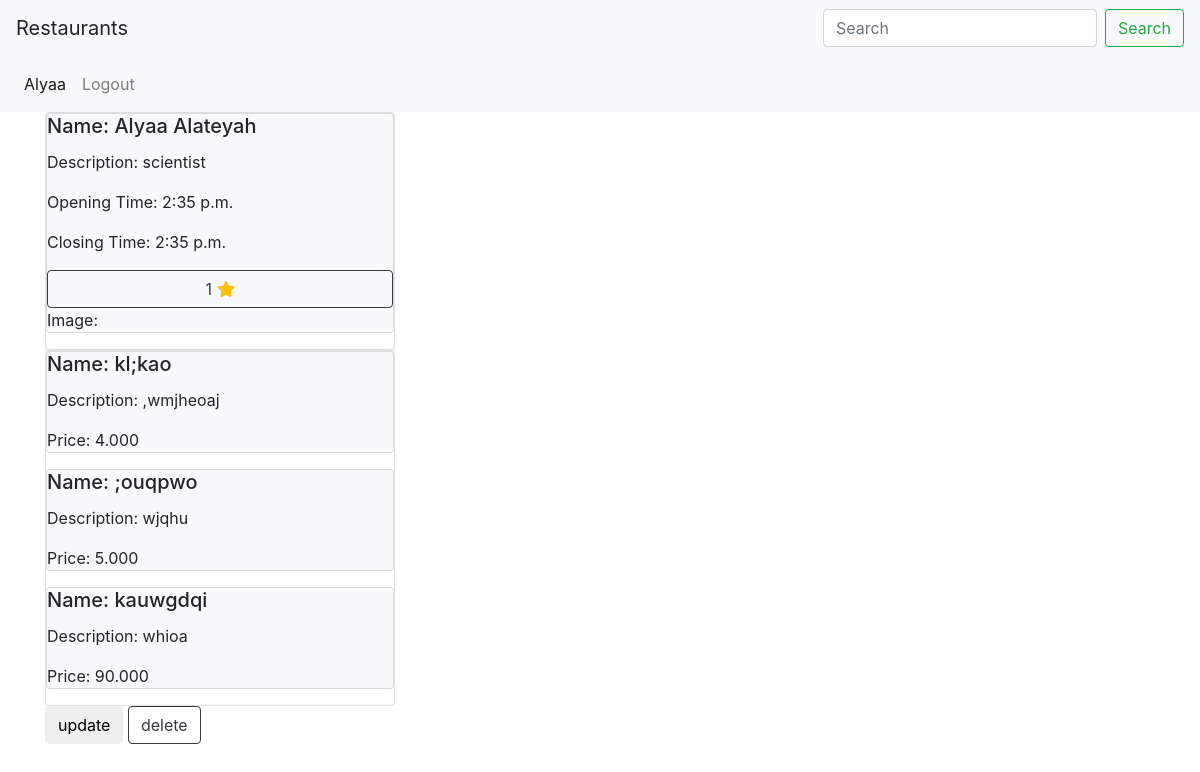
The page /details/2/ (signed in) on the database its author committed.
### restaurants/models.py (models this page shows, shortened)
class Restaurant(models.Model):
	name = models.CharField(max_length=200)
	description = models.TextField(max_length=500)
	image = models.ImageField(null=True, blank=True)
	opening_time = models.TimeField()
	closing_time = models.TimeField()
	owner = models.ForeignKey(User, on_delete=models.CASCADE, null=True)

class Item(models.Model):
	restaurant = models.ForeignKey(Restaurant, default=1, on_delete=models.CASCADE)
	name = models.CharField(max_length=200)
	description =models.TextField()
	price = models.DecimalField(max_digits=10, decimal_places=3)

### restaurants/views.py (the view)
# urls.py: path('details/<int:y>/', views.detail, name="restaurant_detail"),
def detail(request, y):
	restaurant_object = Restaurant.objects.get(id=y)
	items = Item.objects.filter(restaurant=restaurant_object)
	favourite_rest=[]
	favourites=request.user.favourite_set.all()
	for favourite in favourites:
		favourite_rest.append(favourite.restaurant)
	context= {
		'x': restaurant_object,
		'items': items,
		'favourite_rest':favourite_rest
	}
	return render (request, 'detailR.html', context)

### restaurants/templates/detailR.html (shortened to what this page needs)
{% extends "base.html" %}
{% block details %}
<div class="container">
	<div class="row">
		<div class="col-md-4">
			<div class="card">
				<div class="card bg-light mb-3">
				    <h5 class="card-title">Name: {{x.name}}</h5>
				    <p class="card-text">Description: {{x.description}}</p>
				    <p class="card-text">Opening Time: {{x.opening_time}}</p>
				    <p class="card-text">Closing Time: {{x.closing_time}}</p>
				    <button type="button" class="btn btn-outline-dark" onclick="i_clicked({{x.id}})">
						<span id="star-number">{{x.favourite_set.count}}</span>
						<i id="star-color" class="fas fa-star {%if x in favourite_rest %}text-warning{%endif%}"></i>
					</button>
				    <p class="card-text">Image: </p>
				</div>
			</div>
		</div>
	</div>
</div>
<div class="container">
	<div class="row">
		<div class="col-md-4">
			<div class="card">
				{% for item in items %}
				<div class="card bg-light mb-3">
				    <h5 class="card-title">Name: {{item.name}}</h5>
				    <p class="card-text">Description: {{item.description}}</p>
				    <p class="card-text">Price: {{item.price}}</p>
				</div>
				{% endfor %}
			</div>
		</div>
	</div>
</div>
<div class="container">
	<div class="row">
		<div class="col-sm">
			<a href="{% url 'update_form' restaurant_id=x.id %}"><button type="button" class="btn btn-outline-sucsess">update</button></a>
			<a href="{% url 'delete' restaurant_id=x.id %}"><button type="button" class="btn btn-outline-dark">delete</button></a>
		</div>
	</div>
</div>
{% endblock details %}

### restaurants/templates/base.html (shortened to what this page needs)
<!DOCTYPE html>
<html>
<head>
	<link rel="stylesheet" href="https://maxcdn.bootstrapcdn.com/bootstrap/4.0.0/css/bootstrap.min.css">
</head>
<body>
	<nav class="navbar navbar-light bg-light justify-content-between">
		<a class="navbar-brand">Restaurants</a>
			<form class="form-inline" action="{% url 'restaurant_list' %}" method="GET">
				<input class="form-control mr-sm-2" type="search" placeholder="Search" aria-label="Search" name="q">
				<input class="btn btn-outline-success my-2 my-sm-0" type="submit" value="Search" />
			</form>
	</nav>
	<nav class="navbar navbar-expand-lg navbar-light bg-light">
	  <div class="collapse navbar-collapse" id="navbarTogglerDemo01">
	    <ul class="navbar-nav mr-auto mt-2 mt-lg-0">
	    	{% if request.user.is_authenticated %}
		      <li class="nav-item active">
		        <a class="nav-link" href="#">{{request.user}}</a>
		      </li>
		      <li class="nav-item">
		        <a class="nav-link" href="{% url 'logout' %}">Logout</a>
		      </li>
	      	{% endif %}
	    </ul>
	  </div>
	</nav>
	{% block details %}
	{% endblock details %}
</body>
</html>

### rows shown on the page
Restaurant: name "Alyaa Alateyah", description "scientist", opening_time "2:35 p.m.", closing_time "2:35 p.m.", favourite_set.count "1"
Item: name "kl;kao", description ",wmjheoaj", price "4.000"
Item: name ";ouqpwo", description "wjqhu", price "5.000"
Item: name "kauwgdqi", description "whioa", price "90.000"

### other values the page prints
{{ request.user }} "Alyaa"
